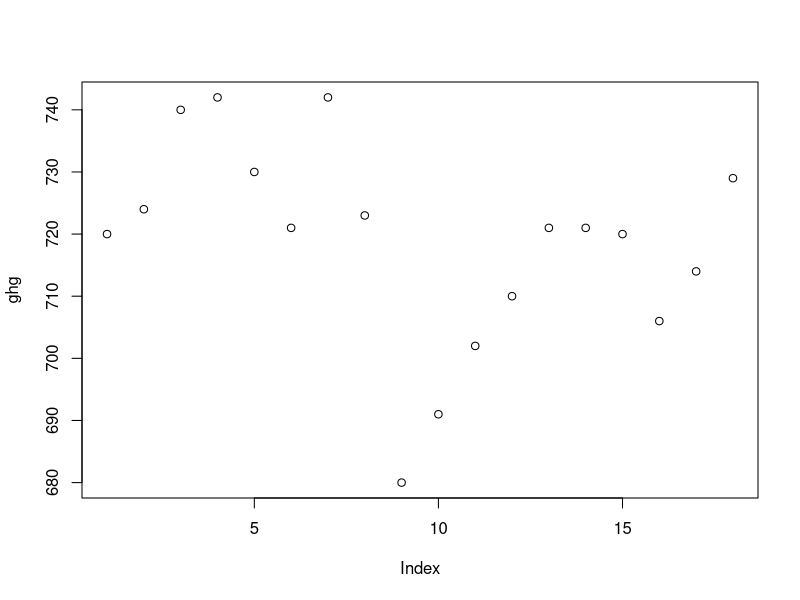
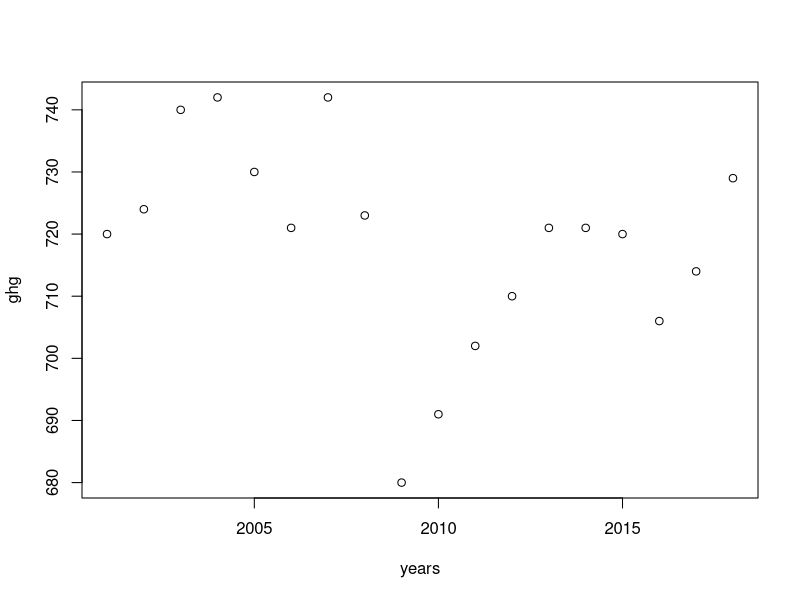
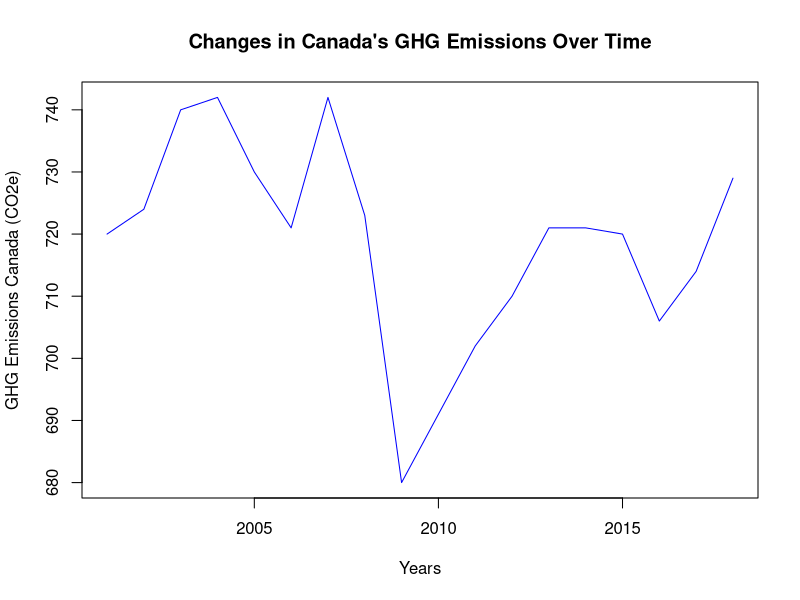
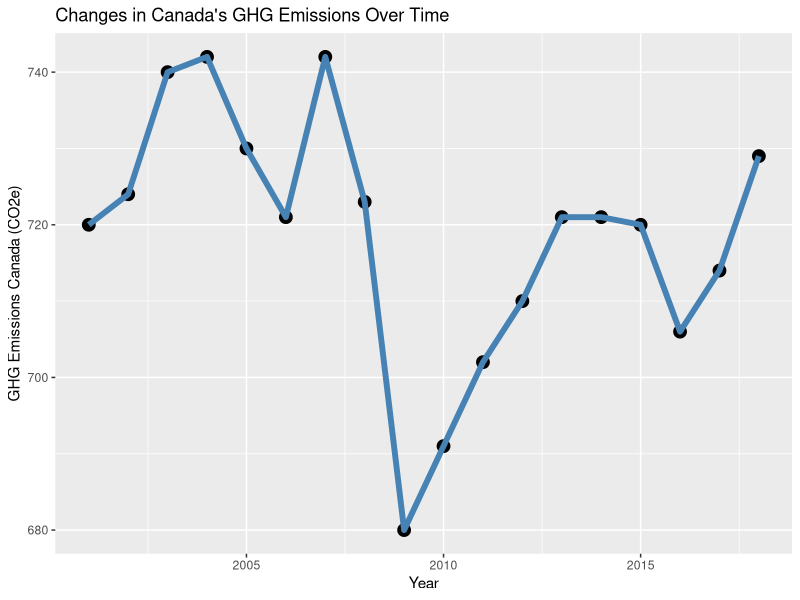

Recreate these plots in R, in order.
## ---- chunk 1
knitr::opts_chunk$set(echo = TRUE)
## ---- chunk 2
# prints hello world
print('hello world')
## ---- chunk 3
# prints some encouragement
print('I am taking the first steps towards coding!')
## ---- chunk 4
ghg_2005 = 729.74 # this a float value is extracted from the spreadsheet
## ---- chunk 5
ghg_2005
## ---- chunk 6
ghg_2005 * 0.7 # multiplies the old variable by 0.7
## ---- chunk 7
ghg_target = ghg_2005 * 0.7 # save our calculation as a variable
ghg_target # retrieve the new variable
## ---- chunk 8
#ghg emissions 2001-2018, as integers
ghg = c(720,724,740,742,730,721,742,723,680,691,702,710,721,721,720,706,714,729)
## ---- chunk 9
ghg[1] # retrieves the value for 2001
## ---- chunk 10
#ghg emissions 2005 minus 2018
ghg[5] - ghg[18]
## ---- chunk 11
plot(ghg) # plots the ghg vector
## ---- chunk 12
# create a years vector
years = c(2001,2002,2003,2004,2005,2006,2007,2008,2009,2010,2011,2012,2013,2014,2015,2016,2017,2018)
plot(years,ghg) # plots the years on the x axis and ghg on the y axis
## ---- chunk 13
plot(
  x=years, # x axis
  xlab='Years', #x label
  y=ghg, # y axis
  ylab="GHG Emissions Canada (CO2e)", # y label
  type="l", # type is 'line'
  col="blue", # color is 'blue'
  main="Changes in Canada's GHG Emissions Over Time" # graph title
  )
## ---- chunk 14
library(ggplot2)
## ---- chunk 15
ghg_time = data.frame(years, ghg) # creates a data frame from these two vectors
## ---- chunk 16
head(ghg_time) # head() gives only the first six values of the data frame
## ---- chunk 17
ggplot(ghg_time, aes(years,ghg)) + # specify the data, and the aesthetic mapping
  geom_point(shape=21, color="black", fill="black", size=4) + # specify points
  geom_line(color="steelblue", size=2) + # specify the line
  xlab("Year") + # x label
  ylab("GHG Emissions Canada (CO2e)") + # y label
  ggtitle("Changes in Canada's GHG Emissions Over Time") # graph title
